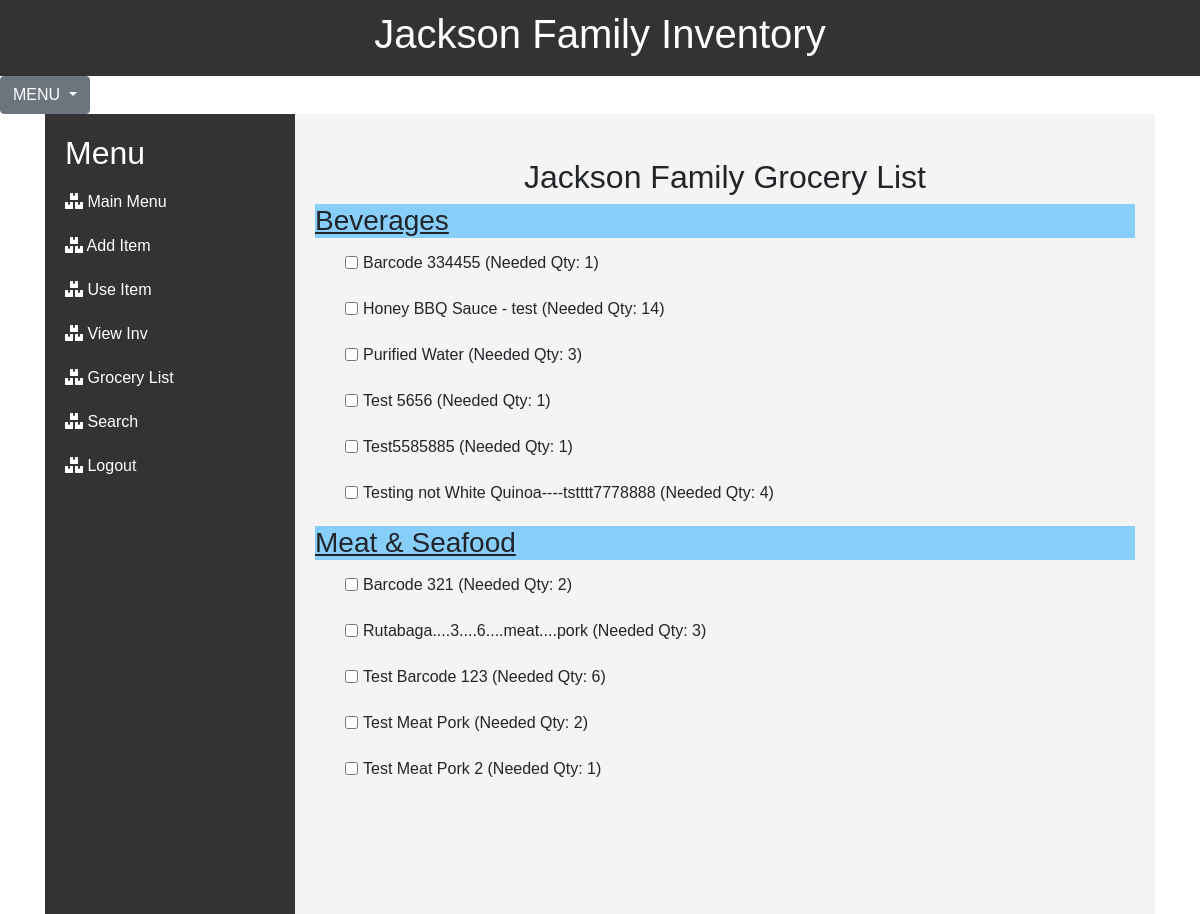
Before: /grocery_list (signed in) with the older database file.
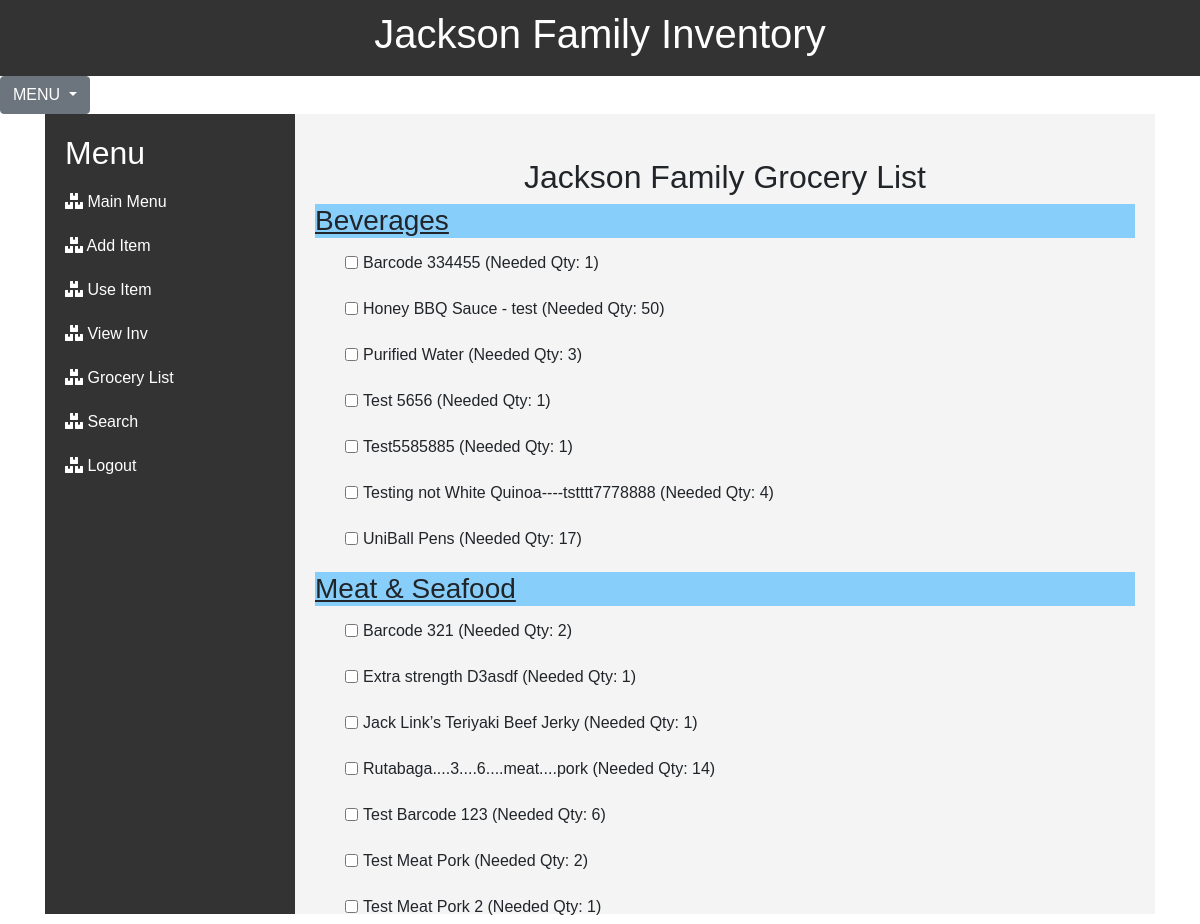
After: the same page with the newer database file.
### JacksonInventory/models.py (models this page shows)
class Item(db.Model):
    id = db.Column(db.Integer(), primary_key=True)
    barcode = db.Column(db.String(length=40), nullable=False, unique=True)
    productname = db.Column(db.String(length=150), nullable=False, unique=True)
    qty = db.Column(db.Integer())
    minqty = db.Column(db.Integer())
    productimage = db.Column(db.String(200))
    category_id = db.Column(db.Integer, db.ForeignKey('category.id'), nullable=False)
    subcategory_id = db.Column(db.Integer, db.ForeignKey('subcategory.id'), nullable=False)

class Category(db.Model):
    id = db.Column(db.Integer, primary_key=True)
    category = db.Column(db.String(75), unique=True)
    items = db.relationship('Item', backref='category', lazy=True)

### JacksonInventory/routes.py (the view)
@app.route('/grocery_list', methods=['GET'])
@login_required
def grocery_list():
    query = text('''
    SELECT c.category, i.productname, i.qty, i.minqty
    FROM item i
    JOIN category c ON i.category_id = c.id
    ORDER BY c.category, i.productname
    ''')
    result = db.session.execute(query)
    groceries = result.fetchall()
    grouped_groceries = {}
    for grocery in groceries:
        category = grocery.category
        productname = grocery.productname
        qty = grocery.qty
        minqty = grocery.minqty
        needed_qty = max(0, minqty - qty)
        if needed_qty > 0:
            if category in grouped_groceries:
                grouped_groceries[category].append({
                    'productname': productname,
                    'qty': qty,
                    'minqty': minqty,
                    'needed_qty': needed_qty
                })
            else:
                grouped_groceries[category] = [{
                    'productname': productname,
                    'qty': qty,
                    'minqty': minqty,
                    'needed_qty': needed_qty
                }]
    return render_template('grocery_list.html', grouped_groceries=grouped_groceries)

### JacksonInventory/forms.py
class SearchForm(FlaskForm):
    searched = StringField("Searched", validators=[DataRequired()])
    submit = SubmitField("Submit")

### JacksonInventory/models.py (called while the page is built)
@login_manager.user_loader
def load_user(user_id):
    return User.query.get(int(user_id))

### JacksonInventory/routes.py (called while the page is built)
@app.context_processor
def base():
    form = SearchForm()
    return dict(form=form)

### JacksonInventory/templates/grocery_list.html (shortened to what this page needs)
{% extends 'base.html' %}
{% block content %}
<br/>
    <div style="text-align: center;">
        <h2>Jackson Family Grocery List</h2>
    </div>
    {% for category, products in grouped_groceries.items() %}
    <h3 style="text-decoration: underline; background-color: lightskyblue">{{ category }}</h3>
        <ul class="item-list indented" >
        {% for product in products %}
            <li class="card-title"><input type="checkbox"> {{ product.productname }} (Needed Qty: {{ product.needed_qty }})</li>
        {% endfor %}
        </ul>
    {% endfor %}
{% endblock %}

### JacksonInventory/templates/base.html (shortened to what this page needs)
<!DOCTYPE html>
<html lang="en">
<head>
    <link rel="stylesheet" href="https://stackpath.bootstrapcdn.com/bootstrap/4.5.2/css/bootstrap.min.css">
    <link rel="stylesheet" href="https://cdnjs.cloudflare.com/ajax/libs/font-awesome/5.15.3/css/all.min.css">
</head>
<body>
    <div class="header">
        <h1>Jackson Family Inventory</h1>
    </div>
    <div class="dropdown">
        <button class="btn btn-secondary dropdown-toggle" type="button" id="dropdownMenu2" data-toggle="dropdown" aria-haspopup="true" aria-expanded="false">
          MENU
        </button>
    </div>
    <div class="container">
        <div class="sidebar d-none d-lg-block">
            <h2>Menu</h2>
            {% if current_user.is_authenticated %}
            <a href="{{ url_for('mainmenu_page') }}"><i class="fas fa-boxes"></i> Main Menu</a>
            <a href="{{ url_for('add_item') }}"><i class="fas fa-boxes"></i> Add Item</a>
            <a href="{{ url_for('use_item') }}"><i class="fas fa-boxes"></i> Use Item</a>
            <a href="{{ url_for('items_page') }}"><i class="fas fa-boxes"></i> View Inv</a>
            <a href="{{ url_for('grocery_list') }}"><i class="fas fa-boxes"></i> Grocery List</a>
            <a href="{{ url_for('search_start') }}"><i class="fas fa-boxes"></i> Search</a>
            <a href="{{ url_for('logout_page') }}"><i class="fas fa-boxes"></i> Logout</a>
            {% else %}
            <a href="{{ url_for('login_page') }}"><i class="fas fa-sign-in-alt"></i> Log In</a>
            <a href="{{ url_for('register_page') }}"><i class="fas fa-user-plus"></i> Register</a>
            {% endif %}
        </div>
        <div class="main-content">
            {% block content %} {% endblock %}
        </div>
    </div>
</body>
</html>

### JacksonInventory/templates/base.html (style rules this page uses)
body { margin: 0; font-family: Arial, sans-serif; }
.container { display: flex; height: 100vh; }
.sidebar { width: 250px; background-color: #333; color: white; padding: 20px; }
.sidebar a { color: white; text-decoration: none; display: block; padding: 10px 0; }
.main-content { flex-grow: 1; background-color: #f4f4f4; padding: 20px; }
.header { background-color: #333; color: white; padding: 10px 20px; text-align: center; }

### JacksonInventory/templates/grocery_list.html (style rules this page uses)
ul { list-style-type: none; padding: 0; }
li { display: flex; align-items: center; padding: 5px; }
input[type="checkbox"] { margin-right: 5px; }
.indented { margin-left: 25px; }

Changed rows visible on the page:
changed Item "Honey BBQ Sauce - test": needed_qty "14" → "50"
now on this page (row edited): Item: productname "UniBall Pens", needed_qty "17", shown under "Beverages"
now on this page (row edited): Item: productname "Extra strength D3asdf", needed_qty "1", shown under "Meat & Seafood"
added Item: productname "Jack Link’s Teriyaki Beef Jerky", needed_qty "1", shown under "Meat & Seafood"
changed Item "Rutabaga....3....6....meat....pork": needed_qty "3" → "14"
